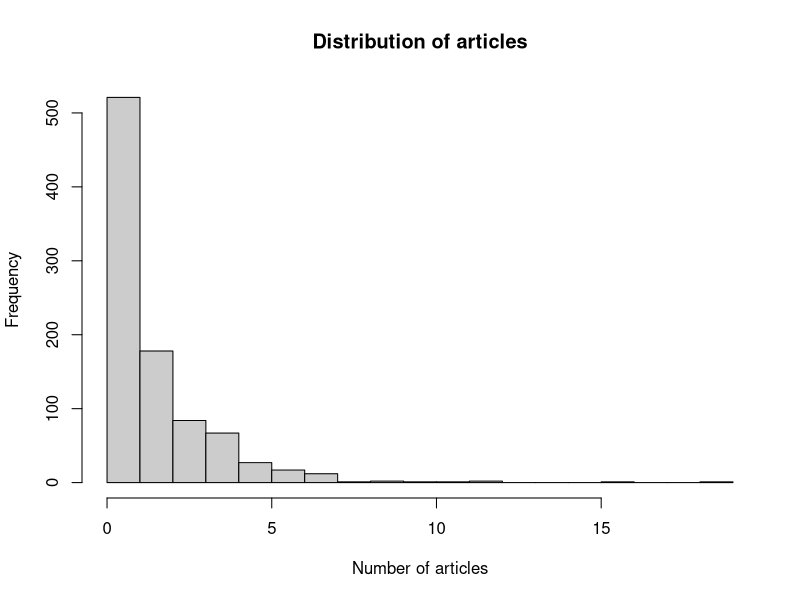
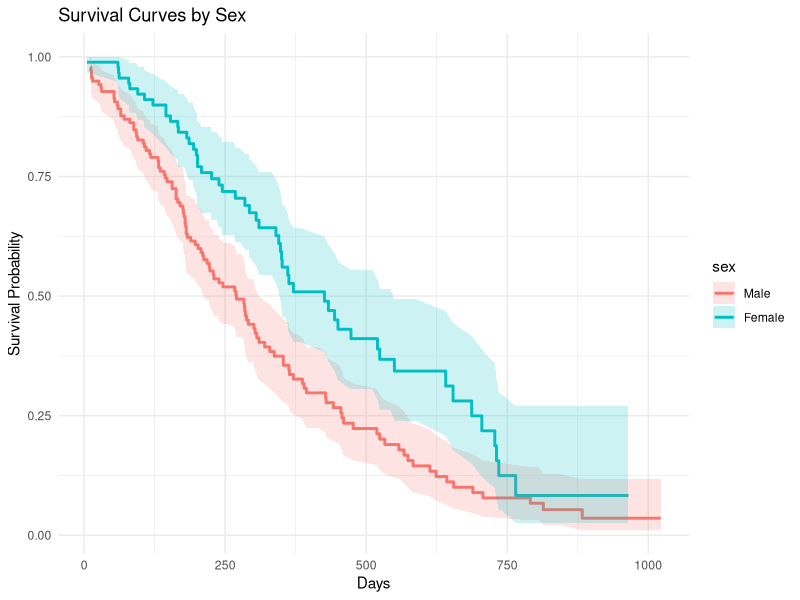
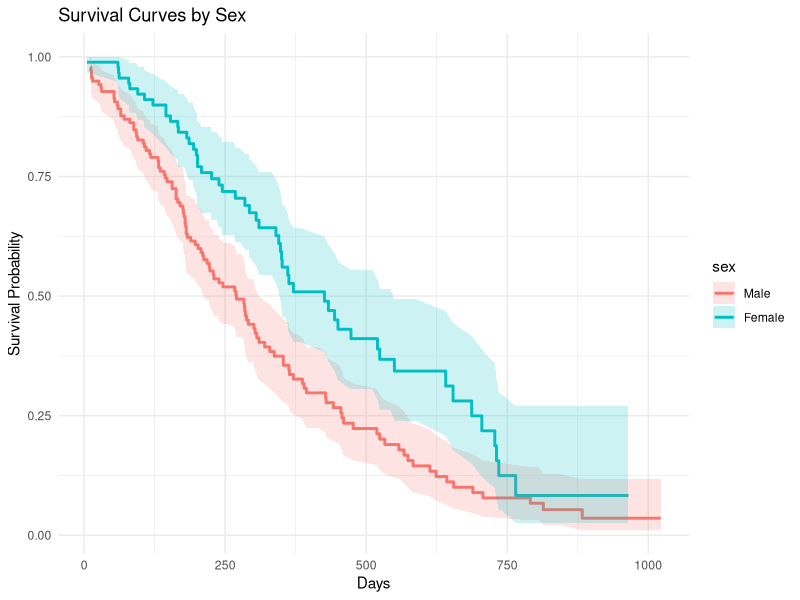

Generate these figures, in order, with R:
##### Assignment 9: Other Outcomes (Ordinal, Multinomial, Count, Survival) -----

#### 1 Part 1: In-Class (Ordinal, Multinomial, and Count Outcomes) -----------

library(carData)
library(MASS)
library(nnet)
library(marginaleffects)
data(BEPS)

### 1.1 Ordered logit: perceptions of the national economy ----------------------

## a)

table(BEPS$economic.cond.national)
BEPS$econ_ord = factor(BEPS$economic.cond.national, ordered = TRUE)

# The distribution across the five categories is:
#   - 1 (Much worse): 37
#   - 2 (Worse): 257
#   - 3 (Same): 607
#   - 4 (Better): 542
#   - 5 (Much better): 82
# The most common category is 3 ("Stayed the same"), with 607 observations.

# Using OLS on this variable is problematic because it assumes "equal spacing" 
# between categories. OLS treats the difference between 1 and 2 as 
# mathematically identical to the difference between 3 and 4. In reality, 
# the psychological distance between "much worse" and "worse" is likely 
# much larger than the distance between "stayed the same" and "a little better". 
# Ordered logit avoids this by estimating thresholds that allow the 
# distances between categories to vary on the underlying latent scale.

## b)

m_ologit = polr(econ_ord ~ age + gender + Europe + political.knowledge,
                data = BEPS, Hess = TRUE)

summary(m_ologit)

# Raw coefficient on Europe: -0.1227 (negative).

# According to the model, a higher support for European integration (higher 
# values of 'Europe') predicts LESS optimistic views of the national economy. 
# Because the sign is negative, as support for Europe increases, the 
# probability of being in a higher category of economic perception 
# (e.g., "Much Better") decreases, while the probability of being 
# in a lower category (e.g., "Much Worse") increases. 

## c)

avg_slopes(m_ologit)

# AMEs for Europe across categories (rounded):
#   - P(1 - Much Worse): +0.0029
#   - P(2 - Worse):      +0.0158
#   - P(3 - Same):       +0.0098
#   - P(4 - Better):     -0.0222
#   - P(5 - Much Better):-0.0062

# A one-unit increase in pro-Europe attitude decreases the probability of 
# perceiving the economy as improved. Specifically, for every one-unit 
# increase on the Europe scale, the probability of choosing category 4 
# ("Better") drops by approximately 2.2 percentage points, and category 5 
# ("Much Better") drops by about 0.6 percentage points. Conversely, the 
# probability of choosing the "pessimistic" categories increases 
# (summing categories 1, 2, and 3). 

## d)

predictions(m_ologit, newdata = datagrid(gender = c("female", "male")))

# Predicted Probabilities at Covariate Means:

# Category 1 (Much Worse): Female = 0.0267 (2.67%) | Male = 0.0222 (2.22%)
# Category 5 (Much Better): Female = 0.0421 (4.21%) | Male = 0.0506 (5.06%)

# Comparing the extremes, women are slightly more likely than men to be in 
# the most pessimistic category (2.67% vs 2.22%), while men are more likely 
# to occupy the most optimistic category (5.06% vs 4.21%). While these 
# absolute differences are small (less than 1 percentage point), the trend 
# is consistent across the spectrum: men have higher predicted probabilities 
# for all "improvement" categories (4 and 5), while women have higher 
# probabilities for all "worsening" categories (1 and 2). This suggests a 
# modest but statistically significant gender gap where male respondents 
# held more positive views of the British national economy in 1997.

### 1.2 Multinomial logit: vote choice --------------------------------------

## a)

BEPS$vote = relevel(BEPS$vote, ref = "Conservative")
m_mlogit = multinom(vote ~ economic.cond.national + Blair + Hague +
                      Kennedy + Europe, data = BEPS, trace = FALSE)

summary(m_mlogit)

# Blair Coefficient (Labour vs. Conservative): 0.8158 (positive).

# The coefficient for 'Blair' in the Labour equation is positive (0.8158). 
# Substantively, this means that as a respondent's positive feelings 
# toward Tony Blair increase, the likelihood of voting for Labour 
# relative to voting for the Conservatives increases significantly. 
# Because multinomial logit uses a reference category, this positive 
# value indicates that Blair's popularity was a powerful wedge that 
# pulled voters away from the Conservative base and toward the Labour Party.

## b)

avg_slopes(m_mlogit)

# AME of Blair on P(Labour): 0.1156
# Standard Error: 0.0092

# On average, and across all respondents, a one-unit increase in Blair approval 
# increases the probability of voting for Labour by approximately 11.56 
# percentage points, holding all other variables constant. This effect 
# is highly statistically significant (p < 0.001). 

# Interestingly, the AMEs for the other parties are negative: a one-unit 
# increase in Blair approval reduces the probability of voting Conservative 
# by 7.28 percentage points and Liberal Democrat by 4.28 percentage points. 
# This confirms that Blair's popularity didn't just mobilize the Labour 
# base, but actively siphoned support away from both the Conservatives 
# and the Liberal Democrats.

## c)

# In this application, IIA implies that if the Liberal Democrat party were 
# removed from the ballot, the voters who previously chose them would 
# redistribute their votes to Labour and the Conservatives in exact 
# proportion to those parties' current relative odds. Substantively, it 
# assumes that a voter’s preference between Labour and Conservative is 
# entirely independent of whether a third "center" option exists.

# It is unlikely that IIA strictly holds here because the Liberal Democrats 
# and Conservaties are often viewed as "close substitutes" on the center-right 
# of the ideological spectrum. If the Liberal Democrats were to drop out, 
# their supporters would likely disproportionately flock to th Cnservaties  
# rather than Labour. This "similarity" would violate the IIA assumption 
# that all alternatives are distinct and non-substitutable.

### 1.3 Poisson regression: publication counts ------------------------------

library(pscl)
library(AER)
library(MASS)
library(marginaleffects)
data(bioChemists)

## a)

summary(bioChemists$art)
var(bioChemists$art)

pdf("art_histogram.pdf", width = 6, height = 4)
hist(bioChemists$art, breaks = 20, main = "Distribution of articles",
     xlab = "Number of articles", col = "gray80")

# Mean of articles: 1.693
# Variance of articles: 3.710

# The mean of 'art' is 1.693, while the variance is 3.710. In a Poisson 
# distribution, we assume equidispersion, meaning the mean should equal 
# the variance (E[Y] = Var[Y]). Here, the variance is more than double 
# the mean, which indicates clear overdispersion. Substantively, this 
# suggests that the number of articles published varies much more across 
# students than a simple Poisson process would predict—likely because 
# of the long tail of high-achievers visible in the histogram.

## b)

m_pois = glm(art ~ fem + mar + kid5 + phd + ment,
             data = bioChemists, family = poisson)

summary(m_pois)

exp(coef(m_pois)["ment"])

# (1) IRR for 'ment'
# Coefficient: 0.025543
# exp(0.025543) = 1.025872

# The coefficient on 'ment' is 0.0255. Its exponentiated form (IRR) is 
# approximately 1.026. This implies that a one-unit increase in mentor 
# articles multiplies the expected number of student articles by 1.026, 
# which is equivalent to a 2.6% increase in expected publications, 
# holding other factors constant.

# (2) Dispersion Ratio
# Residual Deviance: 1634.4
# Degrees of Freedom: 909
# Ratio: 1634.4 / 909 = 1.798

# The ratio of residual deviance (1634.4) to degrees of freedom (909) 
# is 1.80. While this is not strictly above 2, it is notably higher than 1, 
# suggesting that the Poisson model suffers from moderate overdispersion. 
# This means the variance is greater than the mean, and the Poisson model 
# may be underestimating the standard errors of our coefficients.

## c)

dispersiontest(m_pois)

# Dispersion estimate: 1.82454.
# p-value: 3.681e-09 (p < 0.001).

# The estimated dispersion parameter is 1.82, which is significantly 
# greater than the value of 1 assumed by the Poisson distribution. 
# With a p-value of 3.68e-09, we reject the null hypothesis of 
# equidispersion. There is strong, statistically significant evidence 
# of overdispersion in the publication data.

# This implies that the standard errors from the Poisson model are 
# artificially small (deflated). Consequently, the z-scores and 
# significance levels (p-values) in the Poisson model are likely 
# overstated, potentially leading to false-positive results (Type I errors). 
# To obtain valid standard errors and more reliable inferences, we 
# should use a Negative Binomial model.


### 1.4 Negative binomial regression ----------------------------------------

## a)

m_nb = glm.nb(art ~ fem + mar + kid5 + phd + ment,
              data = bioChemists)

summary(m_nb)

# Comparison of 'ment' coefficient:
#   - Poisson Estimate: 0.0255
#   - NB Estimate:      0.0291

# The coefficient for 'ment' increased slightly from 0.0255 in the Poisson 
# model to 0.0291 in the Negative Binomial model, suggesting the direction 
# and general magnitude of the effect are stable. However, the standard error 
# for 'ment' increased from 0.0020 to 0.0032.

# The estimated overdispersion parameter (Theta) is 2.264. Since this value 
# is relatively small (far from infinity), it indicates that overdispersion 
# in the article counts is quite substantial. The NB model is therefore 
# preferred over the Poisson model.

## b)

AIC(m_pois, m_nb)

# AIC Poisson: 3314.11
# AIC NegBin:  3135.92

# The Negative Binomial model has a significantly lower AIC (3135.92) compared 
# to the Poisson model (3314.11). A difference of nearly 178 AIC units is 
# overwhelming evidence that the Negative Binomial model provides a much 
# better fit to the data. 

# This comparison implies that overdispersion is a major characteristic of 
# this dataset that must be addressed. Even though the Negative Binomial 
# model is more complex (it estimates an additional dispersion parameter, 
# theta), the massive improvement in fit far outweighs the penalty for 
# complexity.

## c)

predictions(m_nb, newdata = datagrid(fem = c("Men", "Women")))

# Predicted Articles at Covariate Means:
#   - Men:   2.05 [95% CI: 1.80, 2.32]
#   - Women: 1.65 [95% CI: 1.44, 1.88]

# Holding all other variables at their means, men are predicted to publish 
# approximately 2.05 articles, while women are predicted to publish 1.65. 

# This represents a gender gap of approximately 0.40 articles over a 
# three-year period. While the 95% confidence intervals show a slight 
# overlap (between 1.80 and 1.88), the underlying regression model shows 
# that the 'femWomen' coefficient is statistically significant (p = 0.0029). 

# This indicates that although the uncertainty intervals are close, we can 
# still confidently reject the null hypothesis that men and women publish 
# at the same rate in this population, thus demonstrating that there exists 
# a significant productivity gap between male and female biochemistry 
# students in this dataset.

## d)

# Based on the analysis, a Poisson regression is inadequate for this dataset 
# due to significant overdispersion. The variance (3.71) is more than double 
# the mean (1.69), and the formal dispersion test (p < 0.001) confirms that 
# the Negative Binomial model is required to obtain valid standard errors. 
# The model reveals that mentor productivity is a powerful predictor of 
# student success, with an Incidence Rate Ratio (IRR) of approximately 1.03, 
# meaning each additional mentor publication increases a student's expected 
# article count by about 3%. In the final Negative Binomial model, gender 
# (being female), marital status, number of young children, and mentor 
# productivity are all statistically significant predictors, while PhD 
# program prestige is not. Substantively, these results suggest that 
# academic productivity is driven by a combination of professional 
# mentorship and domestic factors, as evidenced by the significant 
# "productivity penalties" associated with being a woman or having 
# children under age five.

#### 2 Part 2: Take-Home (Survival Analysis) ---------------------------------

library(survival)
library(broom)
library(ggplot2)
library(marginaleffects)

lung_df <- survival::lung

lung_df$dead <- lung_df$status - 1

### 2.1 Kaplan-Meier survival curves ----------------------------------------

## a)

n_total <- nrow(lung_df)
n_total

n_deaths <- sum(lung_df$dead == 1)
n_deaths

n_censored <- sum(lung_df$dead == 0)
n_censored

prop_censored <- n_censored / n_total
prop_censored

#   - Total observations: 228
#   - Number of deaths (events): 165
#   - Number of censored cases: 63
#   - Proportion censored: ~27.6%

# Approximately 28% of the patients are censored. In the context of 
# clinical trials for advanced lung cancer, this is a moderate amount 
# of censoring. It signifies that for nearly one-third of our sample, 
# the "true" survival time is unknown. We only know they survived at least
# as long as their recorded 'time'. While 28% is not so high as to make 
# the data unusable, it is high enough that using standard OLS (which 
# would treat 400+ days as exactly 400 days) would severely underestimate 
# life expectancy and bias our results.

## b)

km_fit <- survfit(Surv(time, dead) ~ 1, data = lung_df)
print(km_fit)

# The median survival time of 310 days means that at this point in time, 
# half of the patients in the sample have died and half are still alive. 

# The 95% confidence interval [285, 363] indicates that if we were to 
# repeat this study many times with different samples from the same 
# population, the median survival time would fall within this range 95% 
# of the time. This interval gives us a sense of our precision.

## c)

km_sex <- survfit(Surv(time, dead) ~ sex, data = lung_df)

log_rank_test <- survdiff(Surv(time, dead) ~ sex, data = lung_df)
print(log_rank_test)

km_sex_df <- tidy(km_sex)

km_sex_df$sex <- factor(km_sex_df$strata, labels = c("Male", "Female"))

surv_plot <- ggplot(km_sex_df, aes(x = time, y = estimate, color = sex, fill = sex)) +
  geom_step(linewidth = 1) +
  geom_ribbon(aes(ymin = conf.low, ymax = conf.high), alpha = 0.2, color = NA) +
  labs(title = "Survival Curves by Sex",
       x = "Days", y = "Survival Probability") +
  theme_minimal()

surv_plot

ggsave("plots/survival_by_sex.pdf", surv_plot, width = 8, height = 6)

# Visually, females (sex=2) survive longer than males (sex=1). While the 
# 95% confidence interval ribbons do overlap, particularly in the later 
# stages of the study (after ~750 days), the overall trend shows a clear 
# separation for the first two years.

# The log-rank test produces a p-value of 0.001. This test evaluates the 
# null hypothesis that there is no difference between the survival 
# populations. Since p < 0.05, we reject the null hypothesis and conclude 
# that the survival curves are statistically different; females have a 
# significantly higher probability of survival than males in this cohort.

### 2.2 Cox proportional hazards model --------------------------------------

## a)

m_cox <- coxph(Surv(time, dead) ~ age + sex + ph.ecog, data = lung_df)
summary(m_cox)

#   - Hazard Ratio (HR) for sex: 0.575
#   - p-value for sex: 0.000986

# The hazard ratio for sex is 0.575. Since women are coded as 2 and men 
# as 1, this means that for women, the hazard (risk of death) at any 
# given time is approximately 57.5% that of men, holding age and 
# ECOG performance score constant. This is a 42.5% reduction in the 
# risk of death, which is a substantial survival advantage. This effect 
# is highly statistically significant (p < 0.001).

## b)

# The hazard ratio for ph.ecog is 1.59. This means that a one-unit increase 
# in the ECOG performance score (which represents a decline in physical 
# functioning, moving from "active" toward "bedridden") is associated with 
# a 59% higher hazard of death, holding age and sex constant. # Substantively, 
# this indicates that a patient's functional status is a critical predictor
# of survival; for every step higher on the ECOG scale, the instantaneous 
# risk of mortality increases by over half.

## c)

ph_test <- cox.zph(m_cox)
print(ph_test)

#   - age: p = 0.66
#   - sex: p = 0.13
#   - ph.ecog: p = 0.15
#   - GLOBAL: p = 0.22

# All p-values are greater than 0.05, meaning we fail to reject the null 
# hypothesis of proportional hazards for any individual variable or the 
# model as a whole. This indicates that the assumption holds: the effects 
# of age, sex, and physical performance on the hazard of death remain 
# constant over time. Substantively, this confirms that the 42.5% survival 
# advantage for women we found earlier isn't just an early-stage effect; 
# but a consistent "benefit" that applies regardless of whether the patient 
# is at day 10 or day 500 of the study.

## d)

# The Kaplan-Meier analysis revealed a clear survival advantage for female 
# patients, a difference confirmed as statistically significant by the 
# log-rank test (p = 0.001). In the multivariate Cox model, both sex and 
# physical performance (ph.ecog) were highly significant predictors, while 
# age was not statistically significant after adjusting for health status. 
# Specifically, being female was associated with a 42.5% reduction in the 
# hazard of death, whereas each one-unit increase in the ECOG score 
# increased the hazard by 59%. Formal testing via Schoenfeld residuals 
# confirmed that the proportional hazards assumption holds for all 
# variables (Global p = 0.22), meaning these risk factors remain constant 
# over time. Substantively, these results suggest that for patients with 
# advanced lung cancer, functional physical status and biological sex are 
# far more critical indicators of life expectancy than chronological age.
